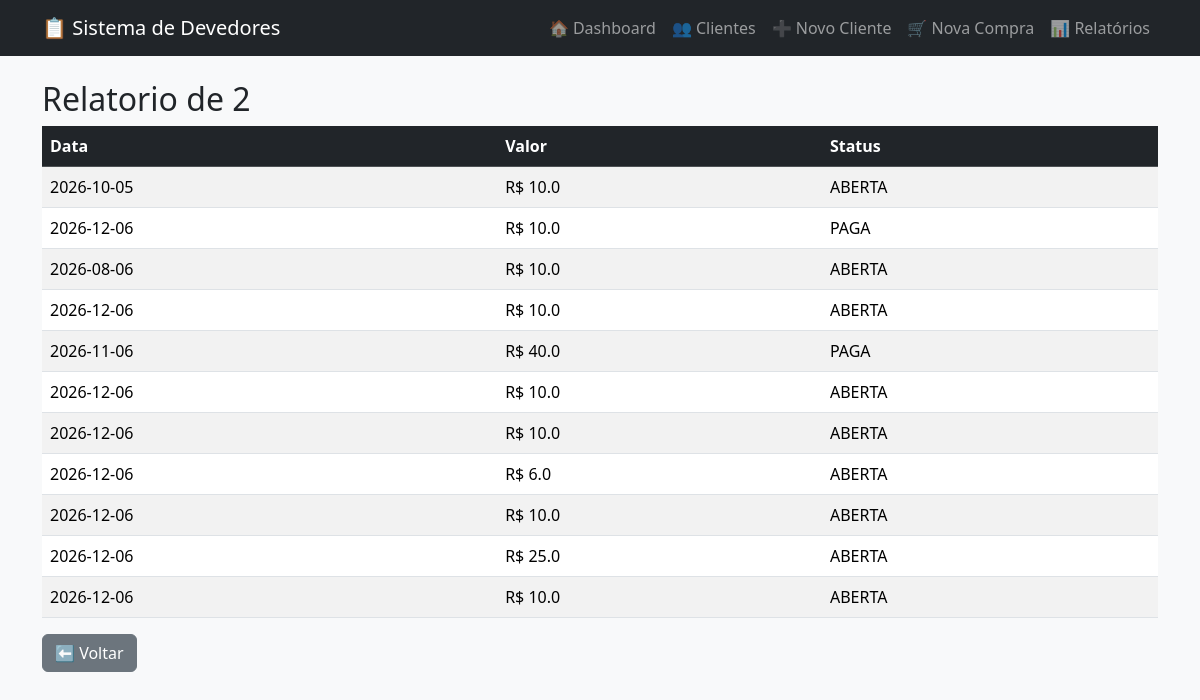
The app's page /relatorio_anual?ano=2 with its own data.
### tables this page shows
CREATE TABLE compras(
        id INTEGER PRIMARY KEY AUTOINCREMENT,
        cliente_id INTEGER,
        data_compra TEXT,
        valor REAL,
        status TEXT,
        data_pagamento TEXT
);

### app.py (the view)
@app.route("/relatorio_anual")
def relatorio_anual():
    ano=request.args.get("ano")
    import sqlite3
    conn=sqlite3.connect("banco.db")
    cursor=conn.cursor()
    cursor.execute("""
        SELECT data_compra,valor,status
        FROM compras
        WHERE data_compra LIKE?
    """, (f"{ano}%",))
    compras=cursor.fetchall()
    conn.close()
    return render_template(
        "resultado_relatorio.html",
        titulo=f"Relatorio de {ano}",
        compras=compras
    )

### templates/resultado_relatorio.html
{% extends "base.html" %}
{% block conteudo %}
<h2>{{ titulo }}</h2>
<table class="table table-striped table-hover">
    <thead class="table-dark">
        <tr>
            <th>Data</th>
            <th>Valor</th>
            <th>Status</th>
        </tr>
    </thead>
    <tbody>
    {% for compra in compras %}
    <tr>
        <td>{{ compra[0] }}</td>
        <td>R$ {{ compra[1] }}</td>
        <td>{{ compra[2] }}</td>
    </tr>
    {% endfor %}
    </tbody>
</table>
<a href="/relatorios" class="btn btn-secondary">
    ⬅ Voltar
</a>
{% endblock %}

### templates/base.html (shortened to what this page needs)
<!DOCTYPE html>
<html lang="pt-BR">
<head>
    <link href="https://cdn.jsdelivr.net/npm/bootstrap@5.3.7/dist/css/bootstrap.min.css" rel="stylesheet">
</head>
<body class="bg-light">
<nav class="navbar navbar-expand-lg navbar-dark bg-dark">
    <div class="container">
        <a class="navbar-brand" href="/">📋 Sistema de Devedores</a>
        <div class="navbar-nav">
            <a class="nav-link" href="/">🏠 Dashboard</a>
            <a class="nav-link" href="/clientes">👥 Clientes</a>
            <a class="nav-link" href="/novo_cliente">➕ Novo Cliente</a>
            <a class="nav-link" href="/nova_compra">🛒 Nova Compra</a>
            <a class="nav-link" href="/relatorios">📊 Relatórios</a>
        </div>
    </div>
</nav>
<div class="container mt-4">
    {% block conteudo %}
    {% endblock %}
</div>
</body>
</html>

### records on screen
compras: data_compra "2026-10-05", valor "10.0", status "ABERTA"
compras: data_compra "2026-12-06", valor "10.0", status "PAGA"
compras: data_compra "2026-08-06", valor "10.0", status "ABERTA"
compras: data_compra "2026-12-06", valor "10.0", status "ABERTA"
compras: data_compra "2026-11-06", valor "40.0", status "PAGA"
compras: data_compra "2026-12-06", valor "10.0", status "ABERTA"
compras: data_compra "2026-12-06", valor "10.0", status "ABERTA"
compras: data_compra "2026-12-06", valor "6.0", status "ABERTA"
compras: data_compra "2026-12-06", valor "10.0", status "ABERTA"
compras: data_compra "2026-12-06", valor "25.0", status "ABERTA"
compras: data_compra "2026-12-06", valor "10.0", status "ABERTA"

### other values on screen
{{ titulo }} "Relatorio de 2"
